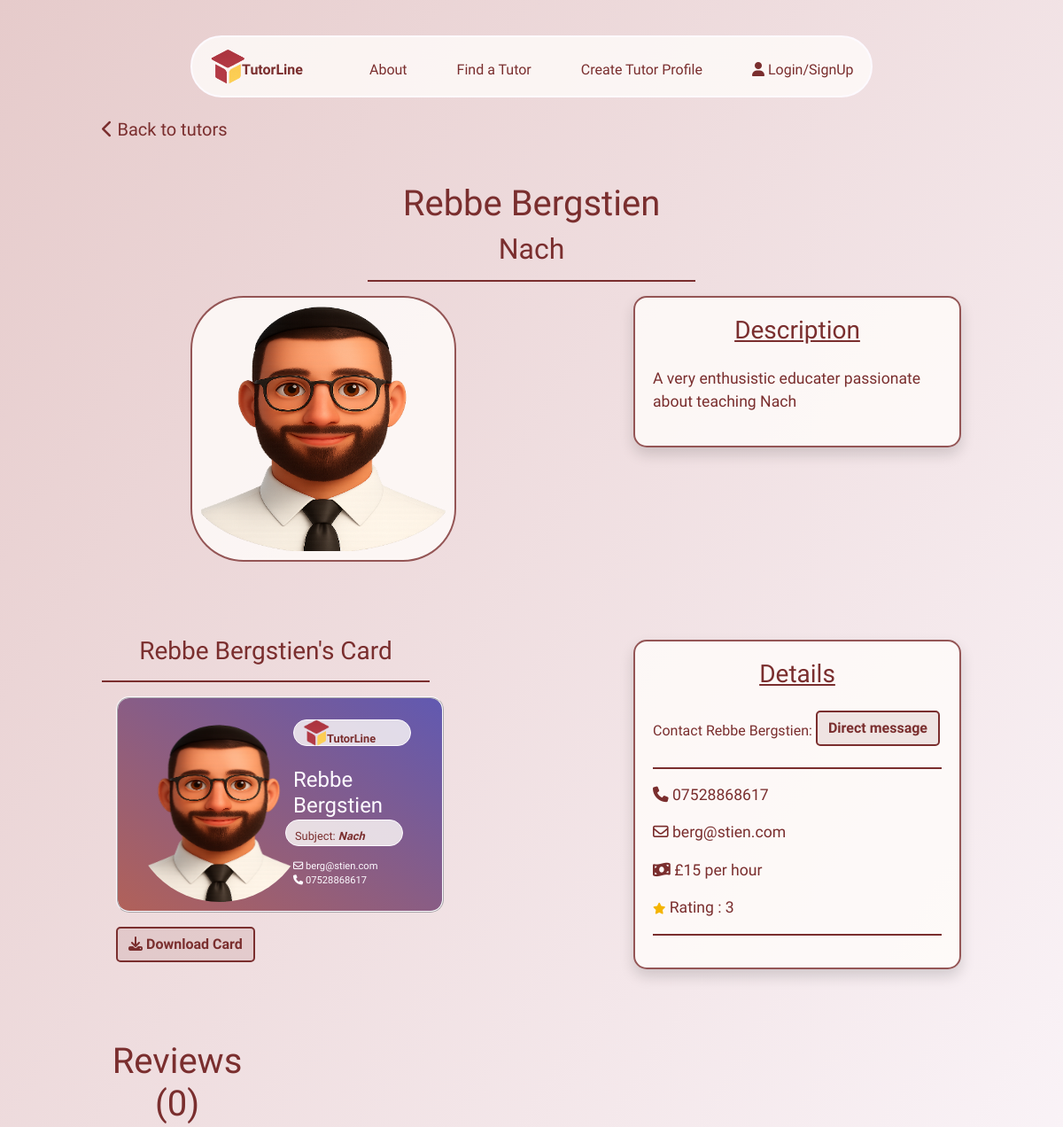
The app's page /tutors/7 (upper part), older data.
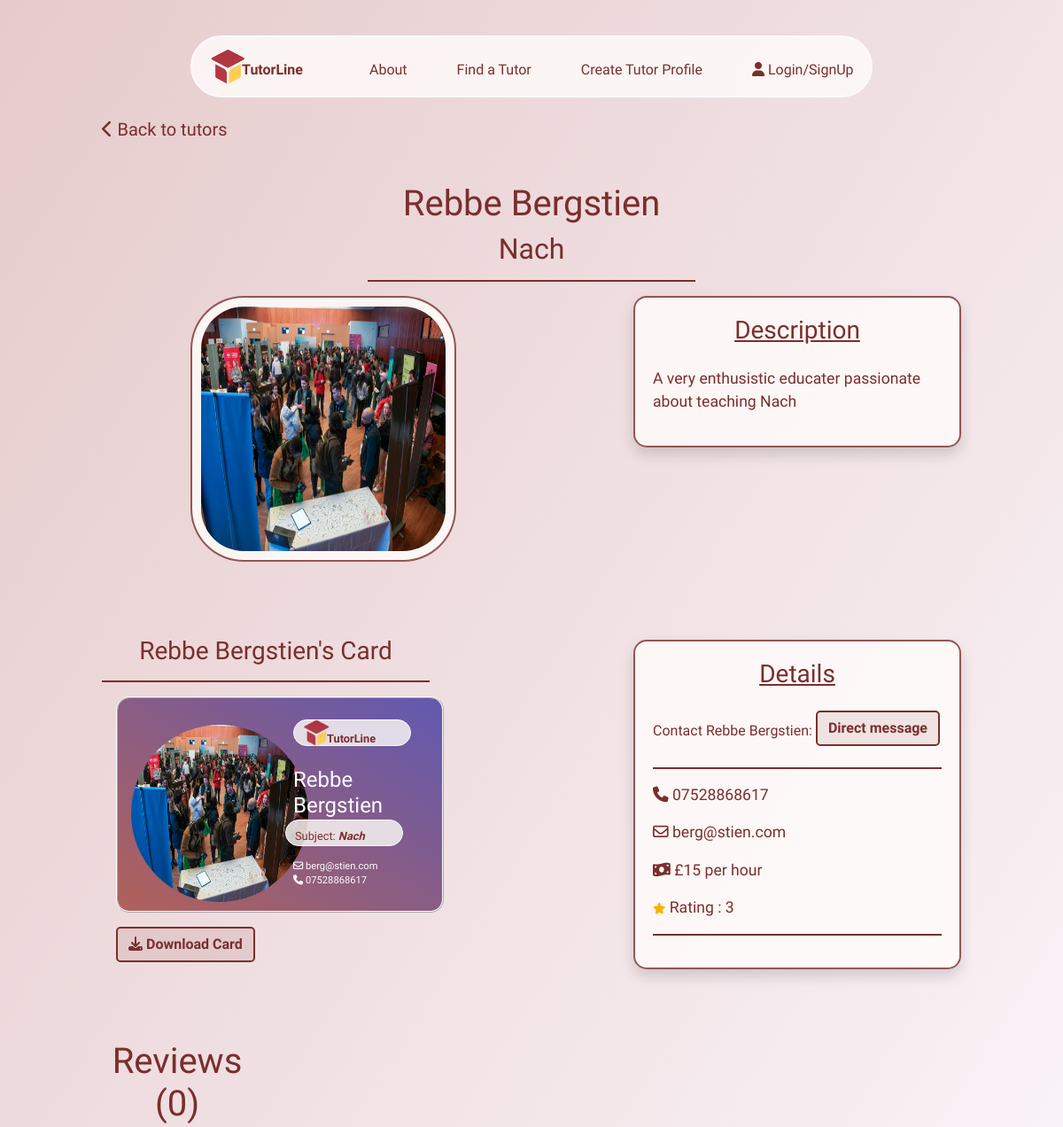
The same page, newer data.
### tutors/models.py (models this page shows, shortened)
class Tutors(models.Model):
    class Meta:
        verbose_name_plural = "Tutors"
    name = models.CharField(max_length=254)
    location = models.ForeignKey('Location', null=True, blank=True,
                                 on_delete=models.SET_NULL)
    category = models.ForeignKey('Category', null=True, blank=True,
                                 on_delete=models.SET_NULL)
    date_added = models.DateField(auto_now=True)
    subject = models.CharField(max_length=254)
    price = models.IntegerField()
    active = models.BooleanField(default=True)
    description = models.TextField()
    email = models.EmailField()
    phone = models.CharField(max_length=14)
    rating = models.FloatField(default=0)
    image = models.ImageField(blank=True, null=True)
    is_male = models.BooleanField()
    color_1 = models.IntegerField(default=rand)
    color_2 = models.IntegerField(default=rand)
    color_3 = models.IntegerField(default=rand)

### tutors/views.py (the view)
# urls.py: path('<int:tutor_id>', views.tutor_details, name='tutor_details'),
def tutor_details(request, tutor_id):
    tutor = get_object_or_404(Tutors, pk=tutor_id)
    reviews = Reviews.objects.filter(tutor=tutor)
    template = 'tutors/tutor-details.html'
    context = {
        'tutor': tutor,
        'reviews': reviews,
        }
    return render(request, template, context)

### tutors/templates/tutors/tutor-details.html (shortened to what the changed rows need)
{% extends "base.html" %}
{% load static %}
{% block extracss%}
<link rel="stylesheet" href="{% static 'css/tutors.css' %}">
<link rel="stylesheet" href="{% static 'css/tutor-details.css' %}">
{% endblock %}
{% block content %}
<div class="container-fluid">
    <div class="row">
        <div class="col-4">
            <h1>{{ tutor.name }}</h1>
            <h2>{{ tutor.subject }}</h2>
            <hr>
        </div>
    </div>
</div>
<section>
    <div class="container-fluid">
        <div class="row">
            <div class="col-3">
                {% if tutor.image %}
                    <img src="{{ tutor.image.url }}" class="main-image"  alt="{{ tutor.name }}">
                {% else %}
                    {% if tutor.is_male == True %}
                        <img src="/media/placeholder_male2.png" class="main-image" alt="{{ tutor.name }}">
                    {% else %}
                        <img src="/media/placeholder_female.png" class="main-image"  alt="{{ tutor.name }}">
                    {% endif %}
                {% endif %}
            </div>
            <div class="col-4">
                <div class="description shadow">
                    <h3 class="mb-4"><u>Description</u></h3>
                    <p>{{ tutor.description }}</p>
                </div>
            </div>
        </div>
        <div class="row">
            <div class="col-4">
                <h3 class="mt-3">{{ tutor.name }}'s Card</h3>
                <hr>
                <div class="row image-box mx-3"
                    style="background-image: linear-gradient(to bottom left, rgb({{ tutor.color_1 }}, {{ tutor.color_2 }}, {{ tutor.color_3 }}), rgb({{ tutor.color_3 }}, {{ tutor.color_1 }}, {{ tutor.color_2 }}))">
                    <div class="col-6">
                        {% if tutor.image %}
                        <img src="{{ tutor.image.url }}" class="tutor-image"  alt="{{ tutor.name }}">
                        {% else %}
                            {% if tutor.is_male == True %}
                            <img src="/media/placeholder_male2.png" class="tutor-image" alt="{{ tutor.name }}">
                            {% else %}
                            <img src="/media/placeholder_female.png" class="tutor-image"  alt="{{ tutor.name }}">
                            {% endif %}
                        {% endif %}
                    </div>
                    <div class="col-6 mt-1">
                        <h4 class="card-logo">
                            <img src="/media/logo.png" alt="logo" class="card-logo-image">
                            <span class="logo-text"><strong>TutorLine</strong></span>
                        </h4>
                        <h4 class="mt-4">{{ tutor.name }}</h4>
                        <h5 class="card-logo logo-text">Subject: <strong><em>{{ tutor.subject }}</em></strong></h5>
                        <div class="b-c-email"><i class="fa-regular fa-envelope"></i> {{ tutor.email }}</div>
                        <div class="b-c-email"><i class="fa-solid fa-phone"></i> {{ tutor.phone }}</div>
                    </div>
                </div>
                <button id="download-card" class="btn btn-btn mt-3 mx-3">
                    <i class="fa-solid fa-download"></i> Download Card
                </button>
            </div>
            <div class="col-4">
                <div class="details shadow">
                    <h3 class="mb-4"><u>Details</u></h3>
                    <span>Contact {{ tutor.name }}: </span><button class="btn btn-btn mb-2"><a href="">Direct message</a></button>
                    <hr>
                    <p><i class="fa-solid fa-phone"></i><a href="tel:{{ tutor.phone }}"> {{ tutor.phone }}</a></p>
                    <p><i class="fa-regular fa-envelope"></i> <a href="mailto:{{ tutor.email }}">{{ tutor.email }}</a></p>
                    <p><i class="fa-solid fa-money-bill-wave"></i> £{{ tutor.price }} per hour</p>
                    <p>
                        <i class="fa-solid fa-star stars"></i> Rating : {% if tutor.rating == 0 %} <span class="no-rating">There are no ratings yet!</span>{% else %}{{ tutor.rating }}{% endif %}
                    </p>
                    <hr>
                </div>
            </div>
        </div>
    </div>
</section>
<section>
    <div class="container-fluid">
        <div class="row">
            <div class="col-2">
                <h1>Reviews ({{ reviews.count }})</h1>
            </div>
        </div>
    </div>
</section>
{% endblock %}

Row changes from the older to the newer data that the page shows:
changed Tutors "Rebbe Bergstien": image: picture added
